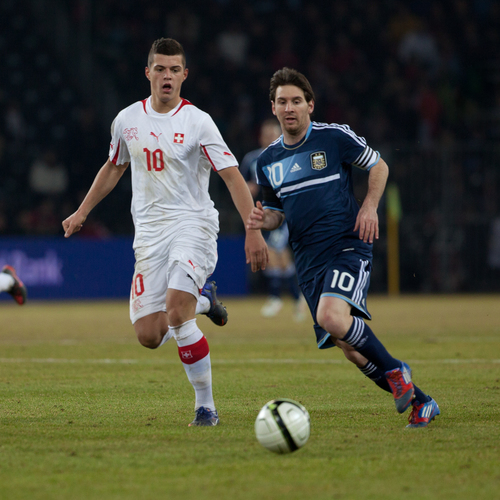
#> input picture CaseStudies/face_detection/images/messi.png, 500 x 500 px, given in place of tattoo_seed.jpg, which was not available
$ python FLANN2.py ../../CaseStudies/face_detection/images
#> lines starting #> are read from the running program, lines starting #| are printed output that depends on the picture; pictures that were not available may be replaced by others from this repository, and a replacement may not be noted
from os.path import join
from os import walk
import numpy as np
import cv2
from sys import argv

# create an array of filenames
folder = argv[1]
query = cv2.imread(join(folder, "tattoo_seed.jpg"), 0)
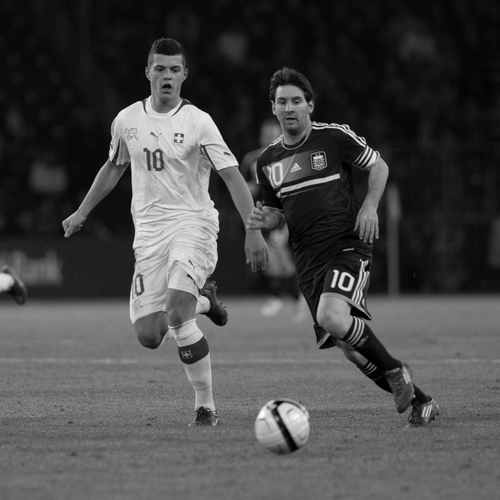
#> query: shape (500, 500); min 0, max 255, mean 72.8

# create files, images, descriptors globals
files = []
images = []
descriptors = []
for (dirpath, dirnames, filenames) in walk(folder):
    files.extend(filenames)
    for f in files:
        if f.endswith("npy") and f != "tattoo_seed.npy":
            descriptors.append(f)
        print(descriptors)

# create the sift detector
sift = cv2.SIFT_create()
query_kp, query_ds = sift.detectAndCompute(query, None)
#> query_kp = 691 keypoints; strongest (x, y, size): (336, 272, 3.2), (182, 135, 2.3), (111, 153, 4.3), (345, 284, 4)

# create FLANN matcher
FLANN_INDEX_KDTREE = 0
index_params = dict(algorithm = FLANN_INDEX_KDTREE, trees = 5)
search_params = dict(checks = 50)
flann = cv2.FlannBasedMatcher(index_params, search_params)

# minimum number of matches
MIN_MATCH_COUNT = 10

potential_culprits = {}

print(">> Initiating picture scan...")
for d in descriptors:
    print("--------- analyzing %s for matches ------------" % d)
    matches = flann.knnMatch(query_ds, np.load(join(folder, d)), k=2)
    good = []
    for m,n in matches:
        if m.distance < 0.7*n.distance:
            good.append(m)
        if len(good) > MIN_MATCH_COUNT:
            print("%s is a match! (%d)" % (d, len(good)))
        else:
            print("%s is not a match" % d)
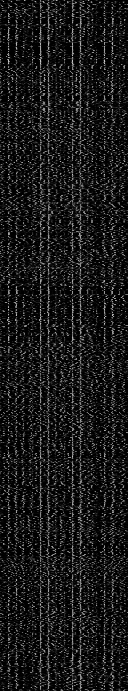
#> query_ds: shape (691, 128) float32; min 0, max 200, mean 25.1

#> (the run stopped early here; a loop or call above may not have finished)

$ run again, on CaseStudies/face_detection/images/messi2.png
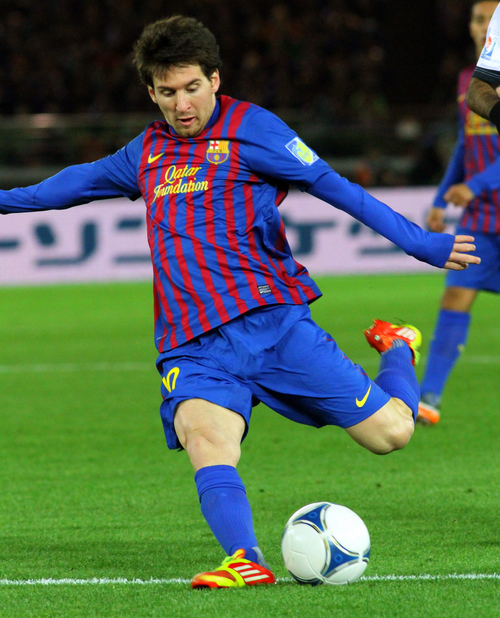
#> input picture CaseStudies/face_detection/images/messi2.png, 500 x 618 px, given in place of tattoo_seed.jpg, which was not available
#> `query = cv2.imread(join(folder, "tattoo_seed.jpg"), 0)`:
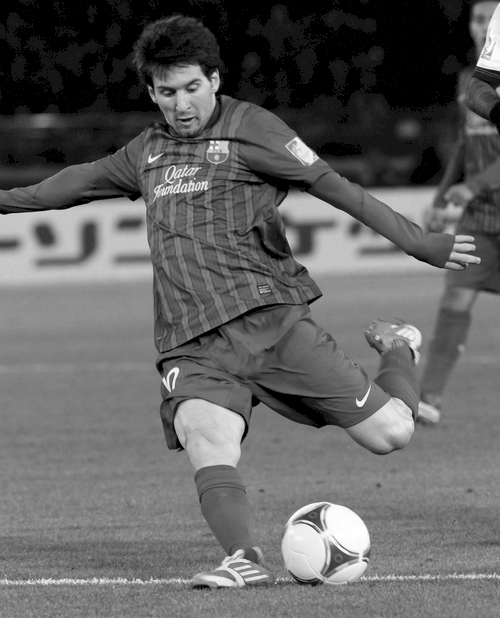
#> query: shape (618, 500); min 0, max 255, mean 97.9
#> query_kp = 1267 keypoints; strongest (x, y, size): (303, 154, 14.8), (212, 142, 2.3), (215, 74, 4.2), (482, 63, 7.6)
#> after the loop `for d in descriptors:`:
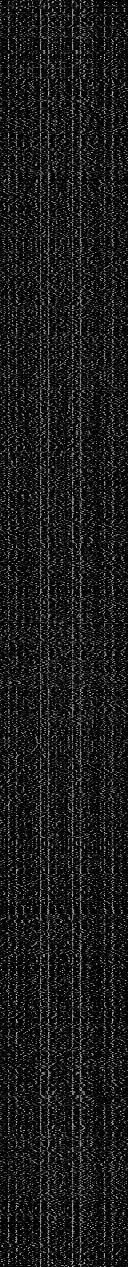
#> query_ds: shape (1267, 128) float32; min 0, max 215, mean 26.1

$ run again, on CaseStudies/face_detection/images/obama.png
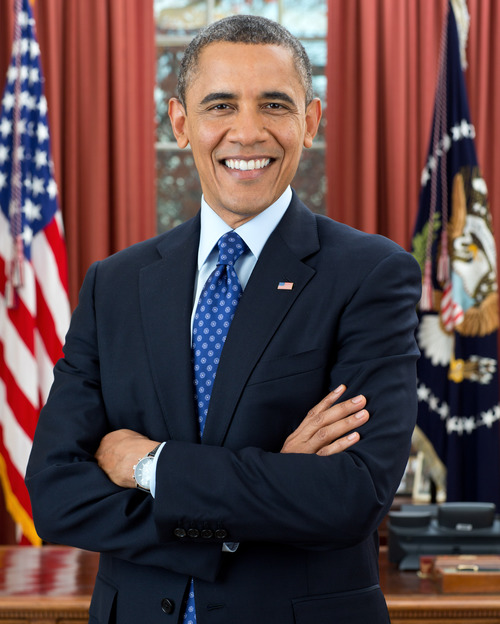
#> input picture CaseStudies/face_detection/images/obama.png, 500 x 624 px, given in place of tattoo_seed.jpg, which was not available
#> `query = cv2.imread(join(folder, "tattoo_seed.jpg"), 0)`:
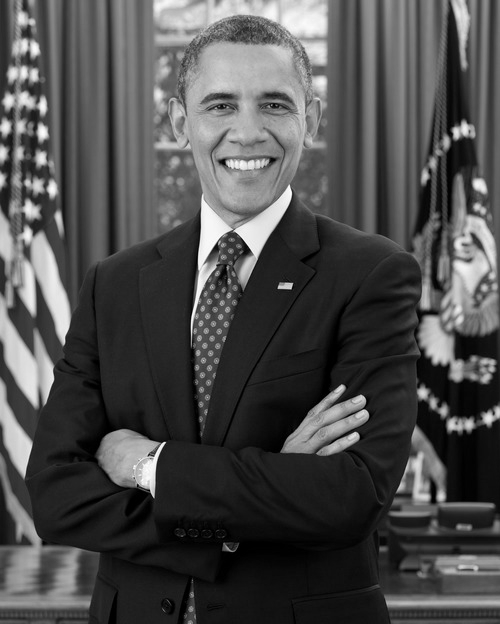
#> query: shape (624, 500); min 0, max 254, mean 76.5
#> query_kp = 1080 keypoints; strongest (x, y, size): (164, 443, 1.9), (42, 132, 7.8), (479, 185, 8.6), (488, 418, 7.5)
#> after the loop `for d in descriptors:`:
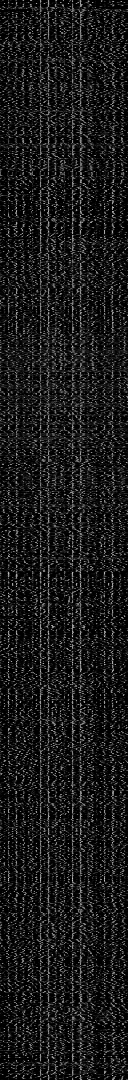
#> query_ds: shape (1080, 128) float32; min 0, max 204, mean 26.2
